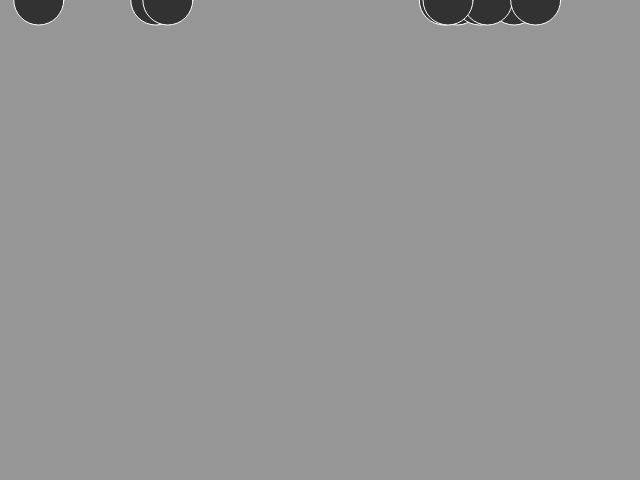
Frame 1 (no input)
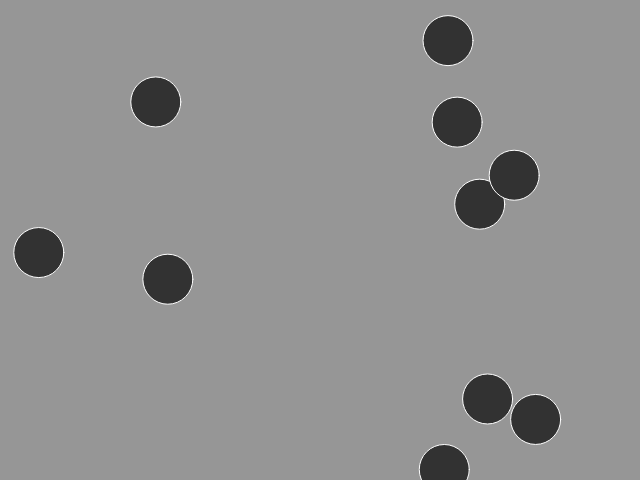
Frame 60 (no input)
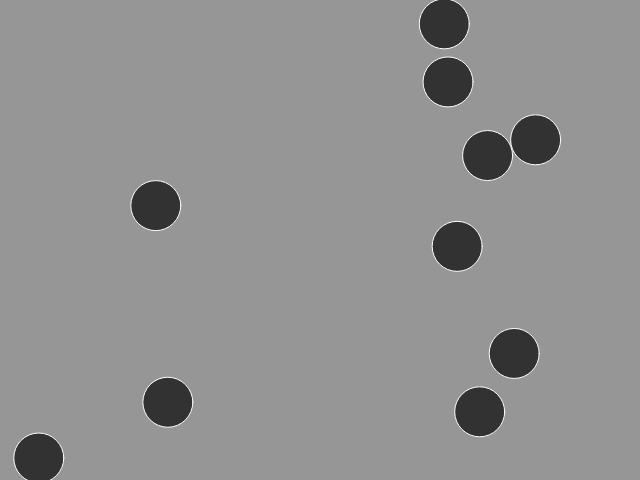
Frame 120 (the mouse pressed at the canvas centre since frame 60)

The p5.js sketch that drew these frames (run headless with seeded random() and noise() and a simulated clock; from frame 60 on, the mouse is pressed at the canvas centre):

// p5.js sketch
// ── sketch.js
var yPos = [];
var xPos = [];
var speed = [];

function setup() {
	createCanvas(640, 480);

  for (var i = 0; i < 10; i++) {
    xPos[i] = random(width);
    speed[i] = random(10);
    yPos[i] = 0;
  }
}

function draw() {
  background(150);
  stroke(255);
  fill(50);

  for (var i = 0; i < 10; i++) {
    ellipse(xPos[i], yPos[i], 50, 50);

    yPos[i] += speed[i];

    if (yPos[i] >= height || yPos[i] <= 0) {
      speed[i] = speed[i] * -1;
    }
  }
}
